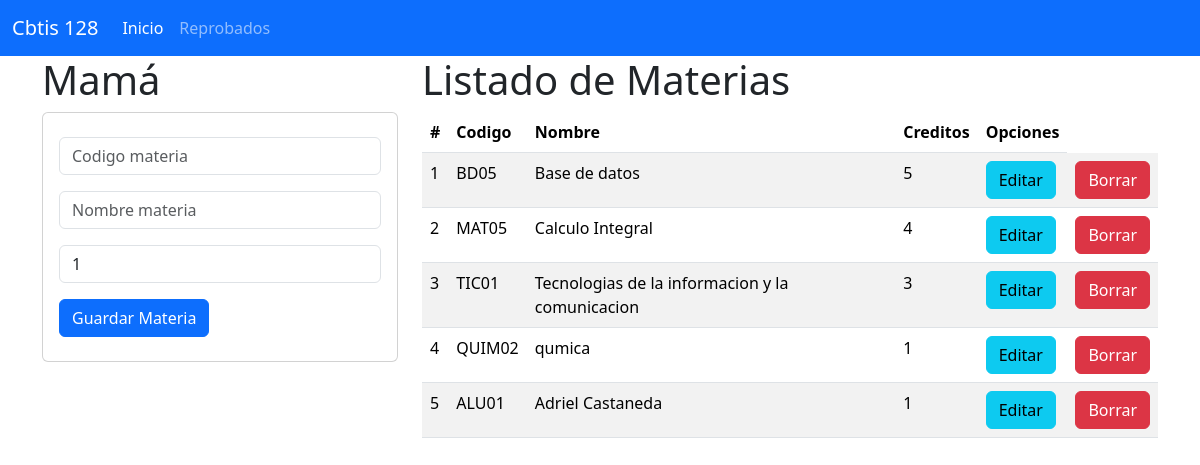
The page / on the database its author committed.
### materia_app/models.py (models this page shows, shortened)
class Materia(models.Model):
    codigo=models.CharField(primary_key=True,max_length=6)
    nombre=models.CharField(max_length=100)
    creditos=models.PositiveSmallIntegerField()

### materia_app/views.py (the view)
# urls.py: path("",views.inicio_vista, name="inicio_vista"),
def inicio_vista(request):
    lasmaterias=Materia.objects.all()
    return render(request,"gestionarMateria.html",{'mismaterias':lasmaterias})

### materia_app/templates/gestionarMateria.html
{% extends "base.html" %}
{% block cuerpo %}
  <div class="row">
   <div class="col-sm-12 col-md-4 col-lg-4 col-xl-4">
     <h1>Mamá</h1>
     <div class="card">
      <div class="card-body">
        <form action="registrarMateria/{{m.codigo}}" method="POST">{% csrf_token %}
          <div class="form-group py-2">
            <input type="text" id="txtcodigo" name="txtcodigo" class="form-control"
            placeholder="Codigo materia" minlength="1"  maxlength="6" required>
          </div>
          <div class="form-group py-2">
            <input type="text" id="txtnombre" name="txtnombre" class="form-control"
            placeholder="Nombre materia" minlength="1"  maxlength="100" required>
          </div>
          <div class="form-group py-2">
            <input type="text" id="numcreditos" name="numcreditos" class="form-control"
            min="1"  max="9" value="1" equired>
          </div>
          <div class="form-group py-2">
            <button type="submit" class="btn btn-primary">Guardar Materia</button>
          </div>
        </form>
      </div>
    </div>
   </div>
  <div class="col-sm-12 col-md-8 col-lg-8 col-xl-8">
    <h1>Listado de Materias</h1>
    <table class="table table-striped">
        <thead>
          <tr>
            <th scope="col">#</th>
            <th scope="col">Codigo</th>
            <th scope="col">Nombre</th>
            <th scope="col">Creditos</th>
            <th>Opciones</th>
          </tr>
        </thead>
        <tbody>
          {% for m in mismaterias %}
          <tr>
            <td> {{forloop.counter}} </td>
            <td> {{m.codigo}} </td>
            <td> {{m.nombre}} </td>
            <td> {{m.creditos}} </td>
            <td><a href="seleccionarMateria/{{m.codigo}}" class="btn btn-info">Editar</a></td>
            <td><a href="borrarMateria/{{m.codigo}}" class="btn btn-danger">Borrar</a></td>
          </tr>
          {% endfor %}
        </tbody>
      </table>
  </div>
</div>
{% endblock %}

### materia_app/templates/base.html (shortened to what this page needs)
<!doctype html>
<html lang="en">
  <head>
    <link href="https://cdn.jsdelivr.net/npm/bootstrap@5.3.3/dist/css/bootstrap.min.css" rel="stylesheet">
  </head>
  <body>
    <nav class="navbar navbar-expand-lg bg-primary" data-bs-theme="dark">
        <div class="container-fluid">
          <a class="navbar-brand" href="#">Cbtis 128</a>
          <div class="collapse navbar-collapse" id="navbarNav">
            <ul class="navbar-nav">
              <li class="nav-item">
                <a class="nav-link active" aria-current="page" href="#">Inicio</a>
              </li>
              <li class="nav-item">
                <a class="nav-link" href="#">Reprobados</a>
              </li>
            </ul>
          </div>
        </div>
      </nav>
    <div class="container">
        {% block cuerpo %}
        {% endblock %}
    </div>
  </body>
</html>

### rows shown on the page
Materia: codigo "BD05", nombre "Base de datos", creditos "5"
Materia: codigo "MAT05", nombre "Calculo Integral", creditos "4"
Materia: codigo "TIC01", nombre "Tecnologias de la informacion y la comunicacion", creditos "3"
Materia: codigo "QUIM02", nombre "qumica", creditos "1"
Materia: codigo "ALU01", nombre "Adriel Castaneda", creditos "1"
